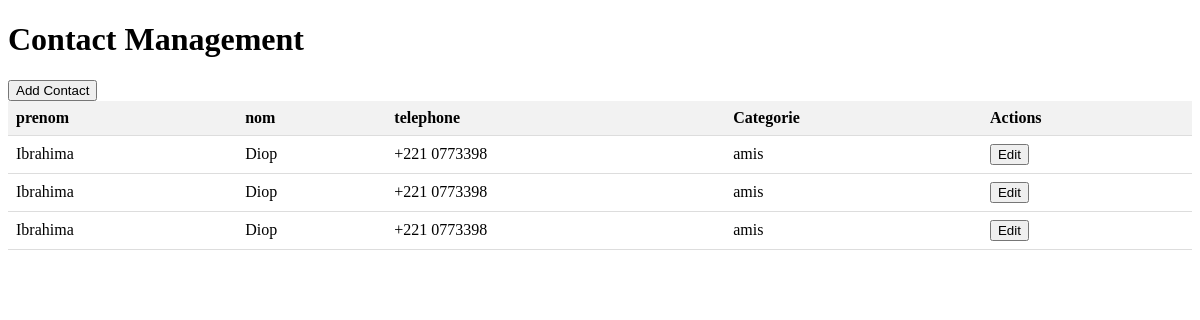
The page / on the database its author committed.
### tables this page shows
CREATE TABLE `contact` (
  `id` int(11) NOT NULL,
  `prenom` varchar(45) NOT NULL,
  `nom` varchar(45) NOT NULL,
  `telephone` varchar(12) NOT NULL,
  `id_categorie` int(11) NOT NULL
);

CREATE TABLE `categorie` (
  `id_categorie` int(11) NOT NULL,
  `libelle` varchar(45) NOT NULL
);

### class.contact.php (called while the page is built, shortened)
<?php
    class Contact {
        private $host = "localhost";
        private $dbName = "test";
        private $dbPass = "";
        public $dbh;
        public function __construct() {
            $this->dbh=$this->initDb();
        }
        public function initDb(){
            try{
                $dsn = 'mysql:host='.$this->host.';dbname='.$this->dbName;
                $this->bd = new PDO($dsn, 'root', ''.$this->dbPass);
                $this->bd->setAttribute(PDO::ATTR_ERRMODE, PDO::ERRMODE_EXCEPTION);
                return $this->bd;
                 }
                 catch(PDOException $e)
                  {
                    return 0;
                 }
        }
        public function getContacts() {
            $stmt = $this->dbh->prepare("SELECT * FROM contact");
            $stmt->execute();
            return $stmt->fetchAll(PDO::FETCH_ASSOC);
        }
        public function getCategorById($id) {
            $stmt = $this->dbh->query("SELECT libelle FROM categorie where id_categorie=$id");
            return $stmt->fetch();
        }
    }
?>

### index.php (the view, shortened to what this page needs)
<!DOCTYPE html>
<html>
<head>
    <link rel="stylesheet" type="text/css" href="contact.css">
    <link rel="stylesheet" href="https://ajax.googleapis.com/ajax/libs/jqueryui/1.12.1/themes/smoothness/jquery-ui.css">
</head>
<body>
    <div class="container">
        <h1>Contact Management</h1>
        <?php
       require_once 'class.contact.php';
       $contact=new Contact();
       $contacts=$contact->getContacts();
        ?>
        <button id="add-contact">Add Contact</button>
        <table id="contact-table">
            <thead>
                <tr>
                    <th>prenom</th>
                    <th>nom</th>
                    <th>telephone</th>
                    <th>Categorie</th>
                    <th>Actions</th>
                </tr>
            </thead>
            <tbody>
                <?php foreach($contacts as $_contact):
                $cat=$contact->getCategorById($_contact['id_categorie']);
                ?>
                <tr>
                    <td><?=$_contact['prenom']?></td>
                    <td><?=$_contact['nom']?></td>
                    <td><?=$_contact['telephone']?></td>
                    <td><?=$cat['libelle']?></td>
                    <td>
                        <button class="edit-button"><span class="id_hidden" ><?=$_contact['id']?></span>Edit</button>
                    </td>
                </tr>
                <?php endforeach; ?>
            </tbody>
        </table>
    </div>
</body>
</html>

### contact.css (style rules this page uses)
#contact-table { width: 100%; border-collapse: collapse; }
#contact-table th, #contact-table td { padding: 8px; text-align: left; border-bottom: 1px solid #ddd; }
#contact-table th { background-color: #f2f2f2; }

### rows shown on the page
contact: prenom "Ibrahima", nom "Diop", telephone "+221 0773398", id_categorie.libelle "amis"
contact: prenom "Ibrahima", nom "Diop", telephone "+221 0773398", id_categorie.libelle "amis"
contact: prenom "Ibrahima", nom "Diop", telephone "+221 0773398", id_categorie.libelle "amis"
